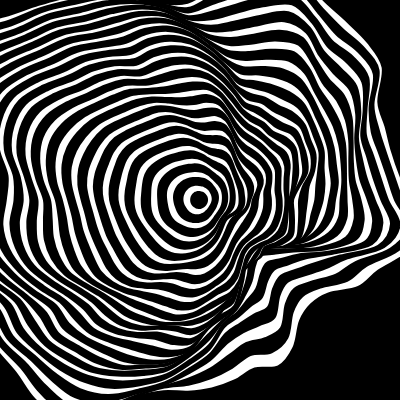
Frame 1 (no input)
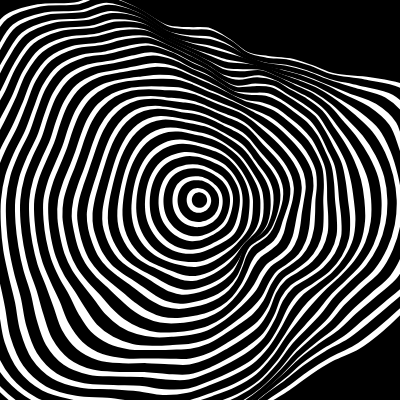
Frame 60 (no input)
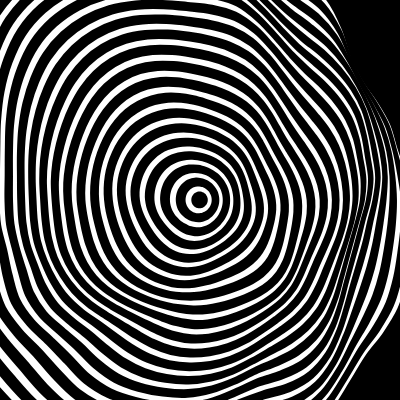
Frame 120 (the mouse pressed at the canvas centre since frame 60)

The p5.js sketch that drew these frames (run headless with seeded random() and noise() and a simulated clock; from frame 60 on, the mouse is pressed at the canvas centre):

// p5.js sketch
// ── sketch.js
let max;
let step;
let n = 40; // number of blobs
let radius = 0; // diameter of the circle
let inter = 0.5; // difference between the sizes of two blobs
let maxNoise = 500;

let noiseProg = (x) => x;

function setup() {
  createCanvas(400, 400);
  colorMode(HSB, 1);
  angleMode(DEGREES);
  noFill();
  //noLoop();
  max = 1;
  step = 0.01;
  strokeWeight(2);
}

function draw() {
  background(0);
  let t = frameCount / 100;
  max = noise(t / 2);

  for (let i = n; i >= 0; i--) {
    let alpha = 1 - noiseProg(i / n);
    if (i % 2 === 0) {
      fill(1);
    } else {
      fill(0);
    }
    let size = radius + i * inter;
    let k = max * sqrt(i / n);
    let noisiness = maxNoise * noiseProg(i / n);
    blob(size, width / 2, height / 2, k, t + i * step, noisiness);
  }
}

function blob(size, xCenter, yCenter, k, t, noisiness) {
  beginShape();
  let angleStep = 360 / 50;
  for (let theta = 0; theta <= 360 + angleStep * 2; theta += angleStep) {
    let r1, r2;

    r1 = cos(theta) + 1;
    r2 = sin(theta) + 1;
    let r = size + noise(k * r1, k * r2, t) * noisiness;
    let x = xCenter + r * cos(theta);
    let y = yCenter + r * sin(theta);
    curveVertex(x, y);
  }
  endShape();
}

// ── Texture.html
<!doctype html>

<html lang="en">
<head>


  <title>Texture</title>
  <link rel="stylesheet" href="styles.css">
  <script src="https://cdn.jsdelivr.net/npm/p5@1.0.0/lib/p5.js"></script>
  <script src="sketch.js"></script>
 

</head>

<body>


  
</body>
</html>
